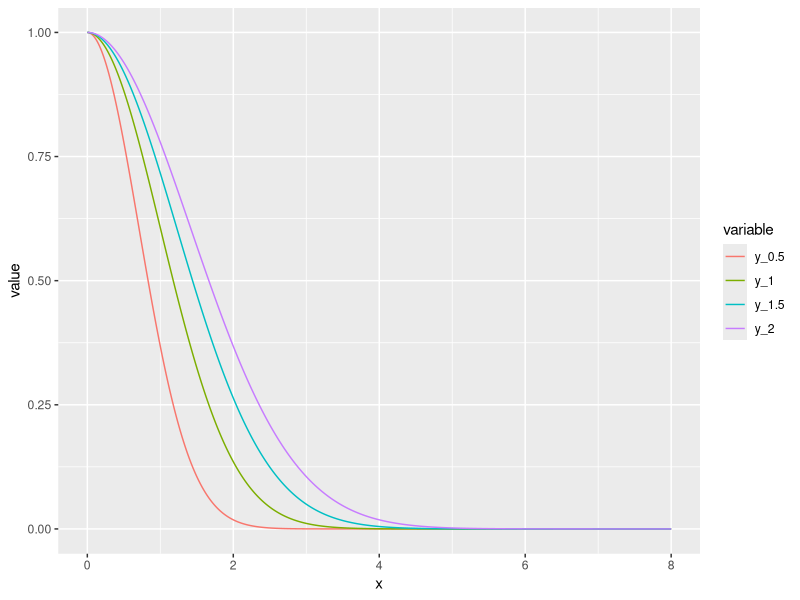

Generate this figure with R:
library(ggplot2)
library(dplyr)

x = runif(10000, min = 0, max = 8)

H_df = data.frame(x = x,
          y_0.5 = exp(-x^2/(2*.5)),
           y_1 = exp(-x^2/(2*1)),
           y_1.5 = exp(-x^2/(2*1.5)),
           y_2 = exp(-x^2/(2*2))
           )

H_df_2 = reshape2::melt(H_df, id = "x")

ggplot(H_df_2, aes(x = x, y = value, group = variable, color = variable))+
  geom_line()
